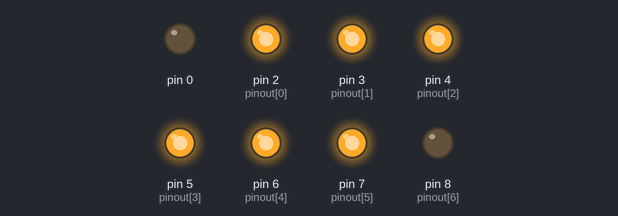
A sketch run on a simulated Arduino Uno, built with avr-gcc and run on an emulated ATmega328P. Parts: output pins drawn as LEDs (lit = HIGH).

Above: at 0.2 s.
At 1.2 s:
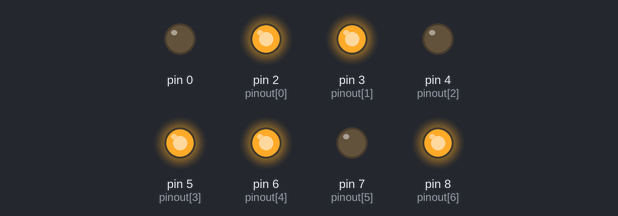
At 1.7 s:
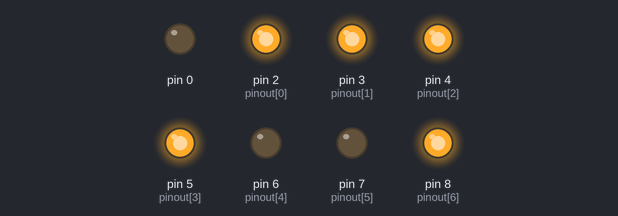
At 2.7 s:
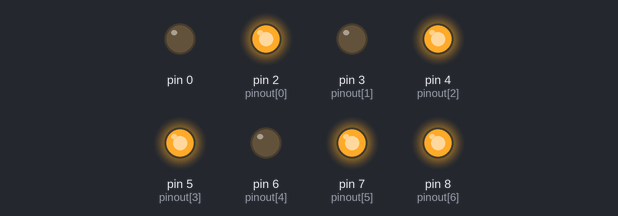
At 4.2 s:
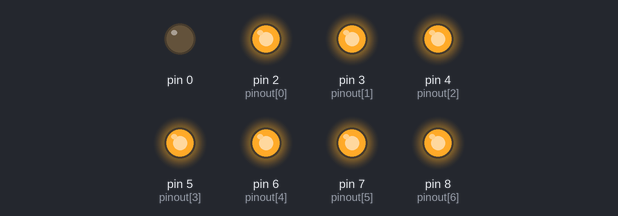
At 5.7 s:
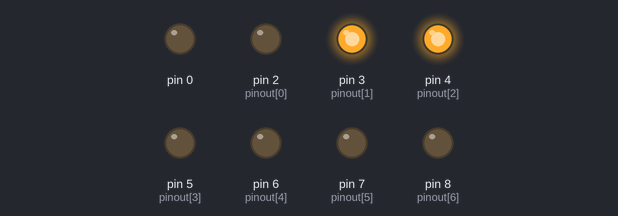
Timing chart, 0 to 6.5 s (numbered marks = the images above):
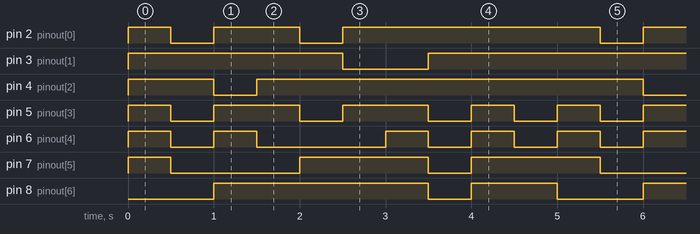

Measured:
- by itself, pin 2 (pinout[0]): repeats every 5.0 s: LOW 0.50 s, HIGH 1.0 s, LOW 0.50 s, HIGH 3.0 s
- by itself, pin 3 (pinout[1]): repeats every 5.0 s: LOW 1.0 s, HIGH 4.0 s
- by itself, pin 4 (pinout[2]): repeats every 5.0 s: LOW 0.50 s, HIGH 4.5 s
- by itself, pin 5 (pinout[3]): repeats every 5.0 s: 2 × (LOW 0.50 s, HIGH 1.0 s), 2 × (LOW 0.50 s, HIGH 0.50 s)
- by itself, pin 6 (pinout[4]): repeats every 5.0 s: LOW 0.50 s, HIGH 0.50 s, LOW 1.5 s, 2 × (HIGH 0.50 s, LOW 0.50 s), HIGH 0.50 s
- by itself, pin 7 (pinout[5]): repeats every 5.0 s: LOW 1.5 s, HIGH 1.5 s, LOW 0.50 s, HIGH 1.5 s
- by itself, pin 8 (pinout[6]): repeats every 5.0 s: LOW 0.50 s, HIGH 1.0 s, LOW 1.0 s, HIGH 2.5 s

The sketch:

7seg.ino
```cpp
  const int pinout[] = {2, 3, 4, 5, 6, 7, 8};
  const int button = 13;
  const int matrix[][7] = {
    {1, 1, 1, 1, 1, 1, 0},
    {0, 1, 1, 0, 0, 0, 0},
    {1, 1, 0, 1, 1, 0, 1},
    {1, 1, 1, 1, 0, 0, 1},
    {0, 1, 1, 0, 0, 1, 1},
    {1, 0, 1, 1, 0, 1, 1},
    {1, 0, 1, 1, 1, 1, 1},
    {1, 1, 1, 0, 0, 0, 0},
    {1, 1, 1, 1, 1, 1, 1},
    {1, 1, 1, 0, 0, 1, 1}
  };

  void setup() {
    for(int i = 0; i < 8; i++){
      pinMode(pinout[i], OUTPUT);
    }
  }

  void loop() {
    for (int i = 0; i < 10; i++) {
      Count(i);
      delay(500);
  }
  }

  void Count(int num){
    for(int i = 0; i < 7; i++){
      digitalWrite(pinout[i], matrix[num][i]);
    }
  }
```
